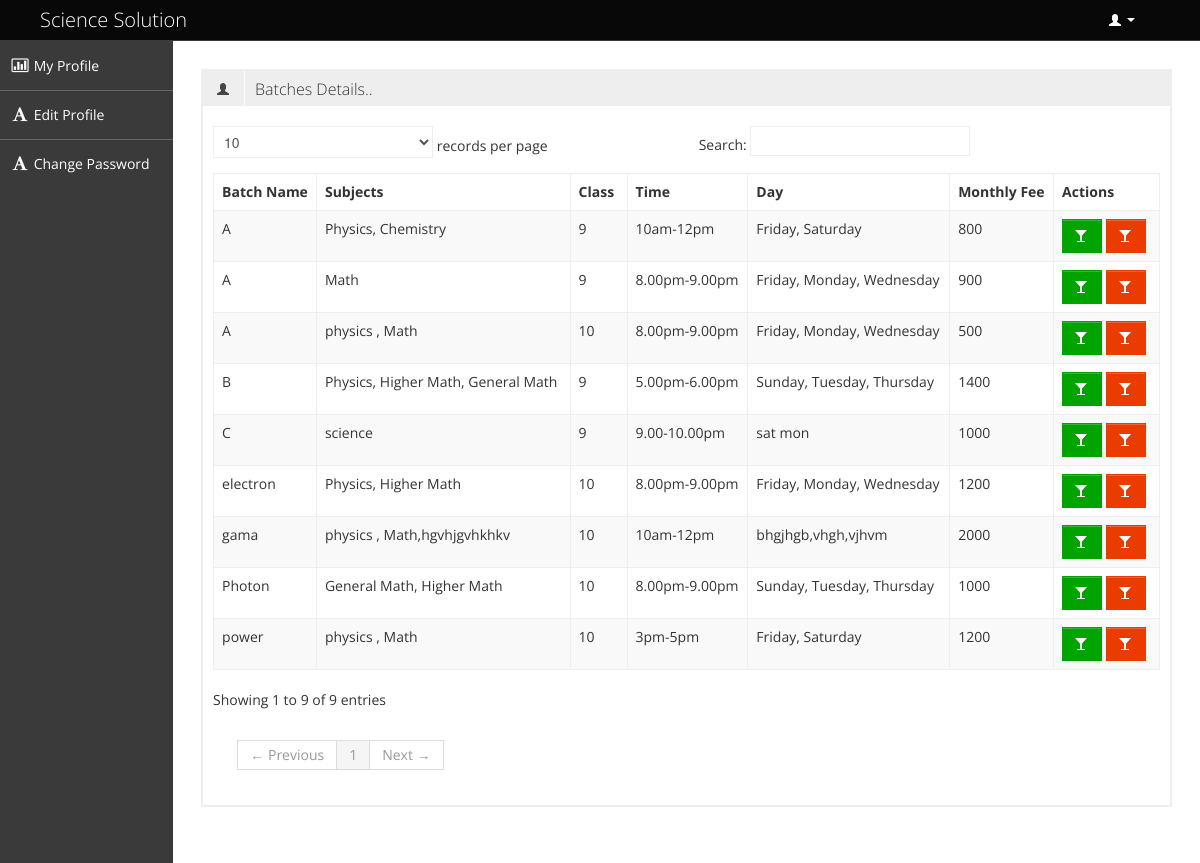
Page /admin/batch.php (signed in) on the committed database.
### tables this page shows
CREATE TABLE IF NOT EXISTS `tbl_batch` (
`batch_id` int(20) NOT NULL,
  `batch_name` text NOT NULL,
  `group` varchar(15) NOT NULL,
  `subjects` varchar(100) NOT NULL,
  `class` int(50) NOT NULL,
  `time` varchar(50) NOT NULL,
  `day` varchar(50) NOT NULL,
  `fee` int(20) NOT NULL,
  `deletion_status` tinyint(1) NOT NULL DEFAULT '0'
);

### admin/batch.php (called while the page is built, shortened)
<?php
include './admin_master.php';

### admin/admin.php (called while the page is built, shortened)
<?php
class Admin {
    public function __construct() {
        $host_name = 'localhost';
        $user_name = 'root';
        $password = '';
        $db_name = 'sciencesolution';
        $con = mysqli_connect($host_name, $user_name, $password);
        if ($con) {
            $db_select = mysqli_select_db($con, $db_name);
            if ($db_select) {
                return $con;
            } else {
                die('Database not selected' . mysqli_error($con));
            }
        } else {
            die('Database server connection fail' . mysqli_error($con));
        }
    }
     public function select_all_batch_info(){
        $con = $this->__construct();
        $sql = "SELECT * FROM tbl_batch WHERE deletion_status = 0 ";
        if (mysqli_query($con, $sql)) {
            $query_result = mysqli_query($con, $sql);
            return $query_result;
        } else {
            die('Query problem' . mysqli_error($con));
        }
    }
}

### admin/pages/batch_page_content.php (the view, shortened to what this page needs)
<?php
   $query_result=$obj_admin->select_all_batch_info();
?>
<div class="row-fluid sortable">
    <div class="box span12">
        <div class="box-header" data-original-title>
            <h2><i class="halflings-icon user"></i><span class="break"></span>Batches Details..</h2>
        </div>
        <div class="box-content">
            <h4>
            </h4>
            <table class="table table-striped table-bordered bootstrap-datatable datatable">
                <thead>
                    <tr>
                        <th> Batch Name</th>
                        <th>Subjects</th>
                        <th>Class </th>
                         <th>Time</th>
                          <th>Day</th>
                           <th>Monthly Fee</th>
                        <th>Actions</th>
                    </tr>
                </thead>
                <tbody>
                    <?php while ($qu_info=  mysqli_fetch_assoc($query_result)) { ?>
                    <tr>
                        <td><?php echo $qu_info['batch_name']; ?></td>
                        <td class="center"><?php echo $qu_info['subjects']; ?></td>
                        <td class="center"><?php echo $qu_info['class']; ?></td>
                        <td class="center"><?php echo $qu_info['time']; ?></td>
                         <td class="center"><?php echo $qu_info['day']; ?></td>
                          <td class="center"><?php echo $qu_info['fee']; ?></td>
                        <td class="center">
                           <a class="btn btn-success" href="?p_status=published&user_id=<?php echo $qu_info['user_id']; ?>" title=" Not Published">
                                <i class="halflings-icon white box-icon"></i>
                            </a>
                            <a class="btn btn-danger" href="?p_status=published&user_id=<?php echo $qu_info['user_id']; ?>" title=" Not Published">
                                <i class="halflings-icon white danger"></i>
                            </a>
                        </td>
                    </tr>
                    <?php } ?>
                </tbody>
            </table>
        </div>
    </div>
</div>

### admin/css/style.css (style rules this page uses)
body { background: #F5F5F5; color: #333; border: none; font-family: 'Open Sans', sans-serif; font-weight: 400; }
a { color: #646464; }
h2 { font-size: 16px; line-height: 16px; }
h4 { font-size: 14px; line-height: 14px; }
.box { border: 2px solid #eee; background: #fff !important; margin-bottom: 28px; }
.box-header { height: 16px; font-size: 16px; line-height: 16px; padding: 10px; background: #eee; -webkit-box-shadow: none; -moz-box-shadow: none; box-shadow: none; overflow: hidden; }
.box-header h2 { float:left; margin-top: 0px; font-weight: 300; }
.box-header h2 i { margin: 0px 3px 0px 4px; opacity: .8; filter: alpha(opacity=80); -ms-filter:"progid:DXImageTransform.Microsoft.Alpha(Opacity=80)"; }
.box-content { position: relative; z-index: 50; margin-top: -1px; padding: 10px; background: #fff !important; }
.btn { display: inline-block; padding: 6px 12px; margin-bottom: 0; font-size: 14px; font-weight: 500; line-height: 20px; text-align: center; white-space: nowrap; vertical-align: middle; cursor: pointer; border: 1px solid #a7a9aa; -webkit-border-radius: 0px !important; border-radius: 0px !important; }
.btn i { margin-top: 2px; }
.btn { color: #ffffff; background-color: #a7a9aa; border-color: #a7a9aa; background-image: none; filter: none; text-shadow: none; }
.btn-danger { background-color: #EB3C00; border-color: #EB3C00; }
.btn-success { background-color: #00A300; border-color: #00A300; }
.table th, .table td { border-top: 1px solid #eee; }
.table-bordered { border-color: #eee; -webkit-border-radius: 0px !important; -moz-border-radius: 0px !important; border-radius: 0px !important; }
.table-bordered th, .table-bordered td { border-left: 1px solid #eee; }
.table-bordered thead:first-child tr:first-child > th:first-child, .table-bordered tbody:first-child tr:first-child > td:first-child, .table-bordered tbody:first-child tr:first-child > th:first-child { -webkit-border-radius: 0px !important; -moz-border-radius: 0px !important; border-radius: 0px !important; }
.table-bordered thead:first-child tr:first-child > th:last-child, .table-bordered tbody:first-child tr:first-child > td:last-child, .table-bordered tbody:first-child tr:first-child > th:last-child { -webkit-border-radius: 0px !important; -moz-border-radius: 0px !important; border-radius: 0px !important; }
.table-bordered thead:last-child tr:last-child > th:first-child, .table-bordered tbody:last-child tr:last-child > td:first-child, .table-bordered tbody:last-child tr:last-child > th:first-child, .table-bordered tfoot:last-child tr:last-child > td:first-child, .table-bordered tfoot:last-child tr:last-child > th:first-child { -webkit-border-radius: 0px !important; -moz-border-radius: 0px !important; border-radius: 0px !important; }
.table-bordered thead:last-child tr:last-child > th:last-child, .table-bordered tbody:last-child tr:last-child > td:last-child, .table-bordered tbody:last-child tr:last-child > th:last-child, .table-bordered tfoot:last-child tr:last-child > td:last-child, .table-bordered tfoot:last-child tr:last-child > th:last-child { -webkit-border-radius: 0px !important; -moz-border-radius: 0px !important; border-radius: 0px !important; }

### admin/css/halflings.css (style rules this page uses)
html, html .halflings { -webkit-font-smoothing: antialiased !important; }
.halflings-icon { display: inline-block; width: 14px; height: 14px; line-height: 14px; vertical-align: text-top; background-image: url(../img/glyphicons_halflings.svg); background-position: 0 0; background-repeat: no-repeat; vertical-align: top; *display: inline; *zoom: 1; *margin-right: .3em; }
.halflings-icon.white { background-image: url(../img/glyphicons_halflings-white.svg); }
.halflings-icon.user { background-position: -168px 0; }

### rows in the picture
tbl_batch: batch_name "electron", subjects "Physics, Higher Math", class "10", time "8.00pm-9.00pm", day "Friday, Monday, Wednesday", fee "1200"
tbl_batch: batch_name "Photon", subjects "General Math, Higher Math", class "10", time "8.00pm-9.00pm", day "Sunday, Tuesday, Thursday", fee "1000"
tbl_batch: batch_name "A", subjects "Physics, Chemistry", class "9", time "10am-12pm", day "Friday, Saturday", fee "800"
tbl_batch: batch_name "B", subjects "Physics, Higher Math, General Math", class "9", time "5.00pm-6.00pm", day "Sunday, Tuesday, Thursday", fee "1400"
tbl_batch: batch_name "gama", subjects "physics , Math,hgvhjgvhkhkv", class "10", time "10am-12pm", day "bhgjhgb,vhgh,vjhvm", fee "2000"
tbl_batch: batch_name "power", subjects "physics , Math", class "10", time "3pm-5pm", day "Friday, Saturday", fee "1200"
tbl_batch: batch_name "A", subjects "Math", class "9", time "8.00pm-9.00pm", day "Friday, Monday, Wednesday", fee "900"
tbl_batch: batch_name "C", subjects "science", class "9", time "9.00-10.00pm", day "sat mon", fee "1000"
tbl_batch: batch_name "A", subjects "physics , Math", class "10", time "8.00pm-9.00pm", day "Friday, Monday, Wednesday", fee "500"
